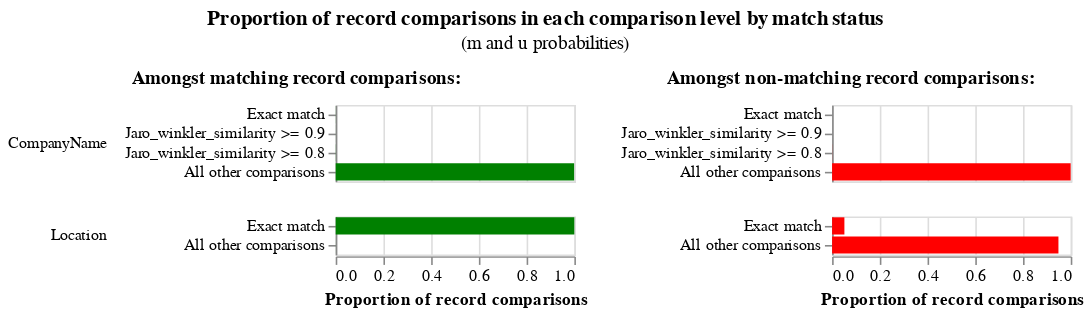

This figure's notebook cell:
### Code cell
linker.m_u_parameters_chart()

### Figure 1 — Vega-Lite specification as saved in the notebook (floating-point values rounded to 4 significant figures)
{"config": {"view": {"width": 400, "height": 300}, "title": {"anchor": "middle", "offset": 10}, "header": {"title": null}}, "hconcat": [{"mark": "bar", "title": {"text": "Amongst matching record comparisons:", "fontWeight": "bold", "fontSize": 12}, "encoding": {"row": {"type": "nominal", "field": "comparison_name", "sort": {"field": "comparison_sort_order"}, "header": {"labelAngle": 0, "labelAnchor": "middle", "labelAlign": "left"}}, "x": {"type": "quantitative", "field": "m_probability", "axis": {"title": "Proportion of record comparisons"}}, "y": {"type": "nominal", "axis": {"title": null}, "field": "label_for_charts", "sort": {"field": "comparison_vector_value", "order": "descending"}}, "tooltip": [{"type": "nominal", "field": "m_probability_description", "title": "m probability description"}, {"type": "nominal", "field": "comparison_name", "title": "Comparison column name"}, {"type": "ordinal", "field": "label_for_charts", "title": "Label"}, {"type": "nominal", "field": "sql_condition", "title": "SQL condition"}, {"type": "quantitative", "field": "m_probability", "format": ".4p", "title": "m probability"}, {"type": "quantitative", "field": "u_probability", "format": ".4p", "title": "u probability"}, {"type": "quantitative", "field": "bayes_factor", "title": "Bayes factor = m/u", "format": ",.4f"}, {"type": "quantitative", "field": "log2_bayes_factor", "title": "Match weight = log2(m/u)", "format": ",.4f"}], "color": {"value": "green"}}, "resolve": {"scale": {"y": "independent"}}, "transform": [{"filter": "(datum.bayes_factor != 'no-op filter due to vega lite issue 4680')"}], "width": 150, "height": {"step": 12}}, {"mark": "bar", "title": {"text": "Amongst non-matching record comparisons:", "fontWeight": "bold", "fontSize": 12}, "encoding": {"row": {"type": "nominal", "field": "comparison_name", "sort": {"field": "comparison_sort_order"}, "header": {"labels": false}}, "x": {"type": "quantitative", "field": "u_probability", "axis": {"title": "Proportion of record comparisons"}}, "y": {"type": "nominal", "axis": {"title": null}, "field": "label_for_charts", "sort": {"field": "comparison_vector_value", "order": "descending"}}, "tooltip": [{"type": "nominal", "field": "u_probability_description", "title": "u probability description"}, {"type": "nominal", "field": "comparison_name", "title": "Comparison column name"}, {"type": "ordinal", "field": "label_for_charts", "title": "Label"}, {"type": "nominal", "field": "sql_condition", "title": "SQL condition"}, {"type": "quantitative", "field": "m_probability", "format": ".4p", "title": "m probability"}, {"type": "quantitative", "field": "u_probability", "format": ".4p", "title": "u probability"}, {"type": "quantitative", "field": "bayes_factor", "title": "Bayes factor = m/u", "format": ",.4f"}, {"type": "quantitative", "field": "log2_bayes_factor", "title": "Match weight = log2(m/u)", "format": ",.4f"}], "color": {"value": "red"}}, "resolve": {"scale": {"y": "independent"}}, "transform": [{"filter": "(datum.bayes_factor != 'no-op filter2 due to vega lite issue 4680')"}], "width": 150, "height": {"step": 12}}], "data": {"values": [{"comparison_name": "CompanyName", "sql_condition": "\"CompanyName_l\" = \"CompanyName_r\"", "label_for_charts": "Exact match", "m_probability": 0.0003094, "u_probability": 1.661e-07, "m_probability_description": "Amongst matching record comparisons, 0.03% of records are in the exact match comparison level", "u_probability_description": "Amongst non-matching record comparisons, 0.00% of records are in the exact match comparison level", "has_tf_adjustments": false, "tf_adjustment_column": null, "tf_adjustment_weight": 1.0, "is_null_level": false, "bayes_factor": 1862.0, "log2_bayes_factor": 10.86, "comparison_vector_value": 3, "max_comparison_vector_value": 3, "bayes_factor_description": "If comparison level is `exact match` then comparison is 1,862.16 times more likely to be a match", "probability_two_random_records_match": 0.0001, "comparison_sort_order": 0}, {"comparison_name": "CompanyName", "sql_condition": "jaro_winkler_similarity(\"CompanyName_l\", \"CompanyName_r\") >= 0.9", "label_for_charts": "Jaro_winkler_similarity >= 0.9", "m_probability": 0.0001451, "u_probability": 1.994e-06, "m_probability_description": "Amongst matching record comparisons, 0.01% of records are in the jaro_winkler_similarity >= 0.9 comparison level", "u_probability_description": "Amongst non-matching record comparisons, 0.00% of records are in the jaro_winkler_similarity >= 0.9 comparison level", "has_tf_adjustments": false, "tf_adjustment_column": null, "tf_adjustment_weight": 1.0, "is_null_level": false, "bayes_factor": 72.77, "log2_bayes_factor": 6.185, "comparison_vector_value": 2, "max_comparison_vector_value": 3, "bayes_factor_description": "If comparison level is `jaro_winkler_similarity >= 0.9` then comparison is 72.77 times more likely to be a match", "probability_two_random_records_match": 0.0001, "comparison_sort_order": 0}, {"comparison_name": "CompanyName", "sql_condition": "jaro_winkler_similarity(\"CompanyName_l\", \"CompanyName_r\") >= 0.8", "label_for_charts": "Jaro_winkler_similarity >= 0.8", "m_probability": 0.0004992, "u_probability": 0.0003775, "m_probability_description": "Amongst matching record comparisons, 0.05% of records are in the jaro_winkler_similarity >= 0.8 comparison level", "u_probability_description": "Amongst non-matching record comparisons, 0.04% of records are in the jaro_winkler_similarity >= 0.8 comparison level", "has_tf_adjustments": false, "tf_adjustment_column": null, "tf_adjustment_weight": 1.0, "is_null_level": false, "bayes_factor": 1.322, "log2_bayes_factor": 0.403, "comparison_vector_value": 1, "max_comparison_vector_value": 3, "bayes_factor_description": "If comparison level is `jaro_winkler_similarity >= 0.8` then comparison is 1.32 times more likely to be a match", "probability_two_random_records_match": 0.0001, "comparison_sort_order": 0}, {"comparison_name": "CompanyName", "sql_condition": "ELSE", "label_for_charts": "All other comparisons", "m_probability": 0.999, "u_probability": 0.9996, "m_probability_description": "Amongst matching record comparisons, 99.90% of records are in the all other comparisons comparison level", "u_probability_description": "Amongst non-matching record comparisons, 99.96% of records are in the all other comparisons comparison level", "has_tf_adjustments": false, "tf_adjustment_column": null, "tf_adjustment_weight": 1.0, "is_null_level": false, "bayes_factor": 0.9994, "log2_bayes_factor": -0.0008286, "comparison_vector_value": 0, "max_comparison_vector_value": 3, "bayes_factor_description": "If comparison level is `all other comparisons` then comparison is  1.00 times less likely to be a match", "probability_two_random_records_match": 0.0001, "comparison_sort_order": 0}, {"comparison_name": "Location", "sql_condition": "\"Location_l\" = \"Location_r\"", "label_for_charts": "Exact match", "m_probability": 0.9999, "u_probability": 0.05156, "m_probability_description": "Amongst matching record comparisons, 99.99% of records are in the exact match comparison level", "u_probability_description": "Amongst non-matching record comparisons, 5.16% of records are in the exact match comparison level", "has_tf_adjustments": false, "tf_adjustment_column": null, "tf_adjustment_weight": 1.0, "is_null_level": false, "bayes_factor": 19.39, "log2_bayes_factor": 4.277, "comparison_vector_value": 1, "max_comparison_vector_value": 1, "bayes_factor_description": "If comparison level is `exact match` then comparison is 19.39 times more likely to be a match", "probability_two_random_records_match": 0.0001, "comparison_sort_order": 1}, {"comparison_name": "Location", "sql_condition": "ELSE", "label_for_charts": "All other comparisons", "m_probability": 0.0001399, "u_probability": 0.9484, "m_probability_description": "Amongst matching record comparisons, 0.01% of records are in the all other comparisons comparison level", "u_probability_description": "Amongst non-matching record comparisons, 94.84% of records are in the all other comparisons comparison level", "has_tf_adjustments": false, "tf_adjustment_column": null, "tf_adjustment_weight": 1.0, "is_null_level": false, "bayes_factor": 0.0001475, "log2_bayes_factor": -12.73, "comparison_vector_value": 0, "max_comparison_vector_value": 1, "bayes_factor_description": "If comparison level is `all other comparisons` then comparison is  6,781.16 times less likely to be a match", "probability_two_random_records_match": 0.0001, "comparison_sort_order": 1}]}, "title": {"text": "Proportion of record comparisons in each comparison level by match status", "subtitle": "(m and u probabilities)"}, "$schema": "https://vega.github.io/schema/vega-lite/v4.json"}
